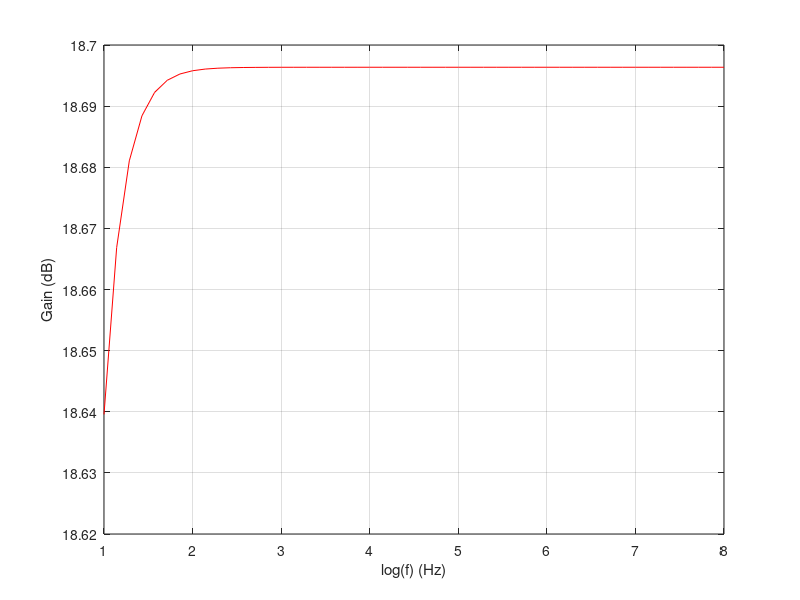

MATLAB code to generate this figure:
%Lab4                                                  Academic Year 2020/2021
%                                                            TCFE
%Authors:
%Joana Matos, 95799
%Ricardo Abreu, 95842
%Vasco Emídio, 95856
%MEAer
close all 
clear all

format long;

f = 100*1e3;
w = 2*pi*f;

%--------------------------------Gain Stage-------------------------------------
%-----Data-----
VCC=12;
RS=100;
RB1=80000;
RB2=20000;
RC1=940;
RE1=775;
RE2 = 2335;
CS=690*1e-6;
Cb=4180*1e-6;
Co=2250 *1e-6;
RL=8;
Vinput=1;

 printf("GSData_TAB \n");
 printf("$R_{S}$ = %e Ohm\n", RS); 
 printf("$R_{B1}$ = %e Ohm \n", RB1);
 printf("$R_{B2}$ = %e Ohm \n", RB2);
 printf("$R_{C1}$ = %e Ohm \n", RC1);
 printf("$R_{E1}$ = %e Ohm \n", RE1);
 printf("$R_{E2}$ = %e Ohm \n", RE2);
 printf("$R_{L}$ = %e Ohm \n", RL);
 printf("$C_{I}$ = %e F \n", CS);
 printf("$C_{b}$ = %e F \n", Cb);
 printf("$C_{O}$ = %e F \n", Co);
 printf("GSData_END \n \n");

VT=25e-3;           
BFN=178.7;         %Bijector
VAFN=69.7;
VBEON=0.7;

 printf("GSBijector_TAB \n"); 
 printf("$V_{T}$ = %f V\n", VT);
 printf("$beta$ = %f \n", BFN); 
 printf("$V_{A}$ = %f V\n", VAFN);
 printf("$V_{BEON}$ = %f V \n", VBEON);
 printf("GSBijector_END \n \n");

%-----Operating Point Analysis-----
RB=1/(1/RB1+1/RB2);                 %Req   <---- Thevenin's equivalent
VEQ=RB2/(RB1+RB2)*VCC;              %Veq   <----
IB1=(VEQ-VBEON)/(RB+(1+BFN)*RE1);   %IB
IC1=BFN*IB1;                        %IC
IE1=(1+BFN)*IB1;                    %IE
VE1=RE1*IE1;                        %VE
VO1=VCC-RC1*IC1;                    %VO
VCE=VO1-VE1;                        %VCE
 printf("GSOP_TAB \n"); 
 printf("$R_{B}$ = %e Ohm\n", RB);
 printf("$V_{eq}$ = %e V\n", VEQ); 
 printf("$I_{B1}$ = %e A \n", IB1);
 printf("$I_{C1}$ = %e A \n", IC1);
 printf("$I_{E1}$ = %e A \n", IE1);
 printf("$V_{E1}$ = %e V \n", VE1);
 printf("$V_{O1}$ = %e V \n", VO1);
 printf("$V_{CE}$ = %e V \n", VCE);
 printf("GSOP_END \n \n");


%-----Incremental Circuit-----            (for medium frequencies)

gm1=IC1/VT                         %gm    --Incremental Parameters--
rpi1=BFN/gm1                       %rpi
ro1=VAFN/IC1                       %ro

RSB=RB*RS/(RB+RS)                  %RS||RB

%AC Analysis (Incremantal circuit gain)
AV1 = RSB/RS * RC1*(RE1-gm1*rpi1*ro1)/((ro1+RC1+RE1)*(RSB+rpi1+RE1)+gm1*RE1*ro1*rpi1 - RE1^2)   %vo/vi
AVI_DB = 20*log10(abs(AV1))                                                                     %vo/vi(dB)
AV1simple = RB/(RB+RS) * gm1*RC1/(1+gm1*RE1)
AVIsimple_DB = 20*log10(abs(AV1simple))

RE1=0
AV1 = RSB/RS * RC1*(RE1-gm1*rpi1*ro1)/((ro1+RC1+RE1)*(RSB+rpi1+RE1)+gm1*RE1*ro1*rpi1 - RE1^2)
AVI_DB = 20*log10(abs(AV1))
AV1simple =  - RSB/RS * gm1*RC1/(1+gm1*RE1)
AVIsimple_DB = 20*log10(abs(AV1simple))

RE1=100
ZI1 = 1/(1/RB+1/(((ro1+RC1+RE1)*(rpi1+RE1)+gm1*RE1*ro1*rpi1 - RE1^2)/(ro1+RC1+RE1)))
ZX = ro1*((RSB+rpi1)*RE1/(RSB+rpi1+RE1))/(1/(1/ro1+1/(rpi1+RSB)+1/RE1+gm1*rpi1/(rpi1+RSB)))
ZX = ro1*(   1/RE1+1/(rpi1+RSB)+1/ro1+gm1*rpi1/(rpi1+RSB)  )/(   1/RE1+1/(rpi1+RSB) ) 
ZO1 = 1/(1/ZX+1/RC1)

RE1=0
ZI1 = 1/(1/RB+1/(((ro1+RC1+RE1)*(rpi1+RE1)+gm1*RE1*ro1*rpi1 - RE1^2)/(ro1+RC1+RE1)))
ZO1 = 1/(1/ro1+1/RC1)

 printf("GSAV_TAB \n"); 
 printf("$A_{V1}$ = %e dB\n", AVI_DB);
 %printf("$A_{VIsimple}$ = %e dB\n", AVIsimple_DB); 
 printf("GSAV_END \n \n"); 
 
 printf("GSZ_TAB \n"); 
 printf("$Z_{I1}$ = %e Ohm\n", ZI1);
 printf("$Z_{O1}$ = %e Ohm\n", ZO1); 
 printf("GSZ_END \n \n");

%-------------------------------------------------------------------------------

%---------------------------Ouput Stage-----------------------------------------
%-----Data-----
BFP = 227.3
VAFP = 37.2
VEBON = 0.7
 printf("OSBijector_TAB \n"); 
 printf("$beta$ = %f \n", BFP); 
 printf("$V_{AFP}$ = %f V\n", VAFP);
 printf("$V_{BEON}$ = %f V \n", VEBON);
 printf("OSBijector_END \n \n");

%-----OP Analysis-----
VI2 = VO1
IE2 = (VCC-VEBON-VI2)/RE2
IC2 = BFP/(BFP+1)*IE2
VO2 = VCC - RE2*IE2
 printf("OSOP_TAB \n"); 
 printf("$V_{I2}$ = %e V\n", VI2);
 printf("$I_{E2}$ = %e A \n", IE2);
 printf("$I_{C2}$ = %e A \n", IC2);
 printf("$V_{O2}$ = %e V \n", VO2);
 printf("OSOP_END \n \n");
 
 
%-----Incremental Circuit-----
gm2 = IC2/VT                               %--Incremental Parameters--
go2 = IC2/VAFP
gpi2 = gm2/BFP
ge2 = 1/RE2

%AC Analysis (Voltage gain)
AV2 = gm2/(gm2+gpi2+go2+ge2)
ZI2 = (gm2+gpi2+go2+ge2)/gpi2/(gpi2+go2+ge2)
ZO2 = 1/(gm2+gpi2+go2+ge2)

 printf("OSAV_TAB \n"); 
 printf("$A_{V2}$ = %e dB\n", AV2);
 printf("OSAV_END \n \n"); 
 
 printf("OSZ_TAB \n"); 
 printf("$Z_{I2}$ = %e Ohm\n", ZI2);
 printf("$Z_{O2}$ = %e Ohm\n", ZO2); 
 printf("OSZ_END \n \n");

%-------------------------------------------------------------------------------

%------------------------------Total--------------------------------------------
gB = 1/(1/gpi2+ZO1)
AV = (gB+gm2/gpi2*gB)/(gB+ge2+go2+gm2/gpi2*gB)*AV1
AV_DB = 20*log10(abs(AV))
ZI=ZI1
ZO=1/(go2+gm2/gpi2*gB+ge2+gB)

 printf("Final_TAB \n"); 
 printf("$A_{V}$ = %e dB\n", AV_DB);
 printf("$Z_{I}$ = %e Ohm\n", ZI);
 printf("$Z_{O}$ = %e Ohm\n", ZO); 
 printf("Final_END \n \n");
 
%------------------------------Teoria Ponto 3------------------------------------
f_H=f;
f_L= (1/(3*CS)+ 1/((ZO+RL)*Co) +1/((ZI+RS)*Cb))/(2*pi);
band=f_H - f_L

 printf("LC_TAB \n"); 
 printf("$Lower CO freq$ = %e Hz\n", f_L);
 printf("LC_END \n \n");
 
freq=logspace(1,8);

for i=1:50
 wfreq=2*pi*freq(i)
ZCS   = 1/(wfreq*j*CS);
ZCB   = 1/(wfreq*j*Cb);
ZEB = 1/(1/RE1 + 1/ZCB);
zpi2  = 1/gpi2;
zo2   = 1/go2;
ZE2 = 1/(1/zo2 + 1/RE2);
ZCO   = 1/(wfreq*j*Co);

 HOT = [  RS+ZCS+RB , -RB, 0 , 0 , 0 , 0 , 0; ...
 	0 , -ZEB , -ro1, ZEB + ro1 + RC1, -RC1, 0, 0 ; ...
        0 , rpi1*gm1 , 1  , 0 , 0, 0 , 0  ; ...
        0 , 0 , 0  , -RC1, zpi2+RC1, ZE2 , -ZE2; ...
        0 , 0  , 0  , 0  , -1-zpi2*gm2 , 1  , 0 ; ...
        0, 0 , 0  , 0 , 0 , -ZE2, ZE2+ZCO+RL ; ...
        -RB  , RB + rpi1 + ZEB , 0 , -ZEB  , 0 , 0 , 0 ];
        
DOG = [Vinput; 0; 0 ; 0 ; 0; 0; 0];

Gain= HOT\DOG;

GaindB(i) = 20*log10(abs(Gain(7)*RL/Vinput))
endfor

fig1=figure(1)
plot(log10(freq),GaindB,"r");
xlabel("log(f) (Hz)");
ylabel("Gain (dB)");
grid on;
print (fig1, "Gain", "-depsc");
close(fig1)

